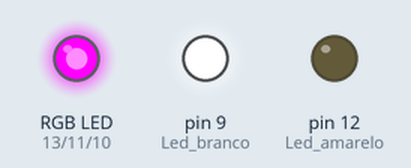
The sketch below on a simulated Arduino Uno, built with avr-gcc and run on an emulated ATmega328P. Parts: an RGB LED mixed from three pins (HIGH = lit), output pins drawn as LEDs (lit = HIGH).

Above: at 2.5 s.
At 6.0 s:
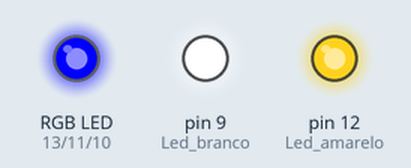
At 10.5 s:
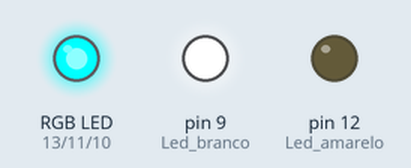
Timing chart, 0 to 16.1 s (numbered marks = the images above):
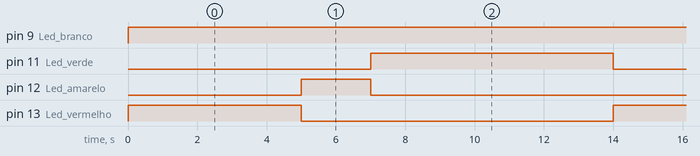

Measured:
- by itself, pin 9 (Led_branco): LOW → HIGH at 0.00 s
- by itself, pin 11 (Led_verde): alternates HIGH for 7.0 s and LOW for 7.0 s
- by itself, pin 12 (Led_amarelo): alternates HIGH for 2.0 s and LOW for 12.0 s
- by itself, pin 13 (Led_vermelho): alternates HIGH for 5.0 s and LOW for 9.0 s

The sketch:

RGB.ino
```cpp
void setup() {
  pinMode(13, OUTPUT);  // Led vermelho
  pinMode(12, OUTPUT);  // Led amarelo
  pinMode(11, OUTPUT);  // Led verde
  pinMode(10, OUTPUT);  // Led azul
  pinMode(9, OUTPUT);   // Led branco

  // Ativa o LED azul para indicar que a função setup() está sendo executada
  digitalWrite(10, HIGH);
}

void loop() {
  // Ativa o LED branco para indicar que a função loop() está sendo executada
  digitalWrite(9, HIGH);

  digitalWrite(13, HIGH);  // Liga o led vermelho
  delay(5000);             // 5000 MS
  digitalWrite(13, LOW);   // Desliga o led vermelho

  digitalWrite(12, HIGH);  // Liga o led amarelo
  delay(2000);             // 2000 MS
  digitalWrite(12, LOW);   // Desliga o led amarelo

  digitalWrite(11, HIGH);  // Liga o led verde
  delay(7000);             // 7000 MS
  digitalWrite(11, LOW);   // Desliga o led verde

  // Desativa o LED branco para indicar que a função loop() terminou
  digitalWrite(9, LOW);
}
```
